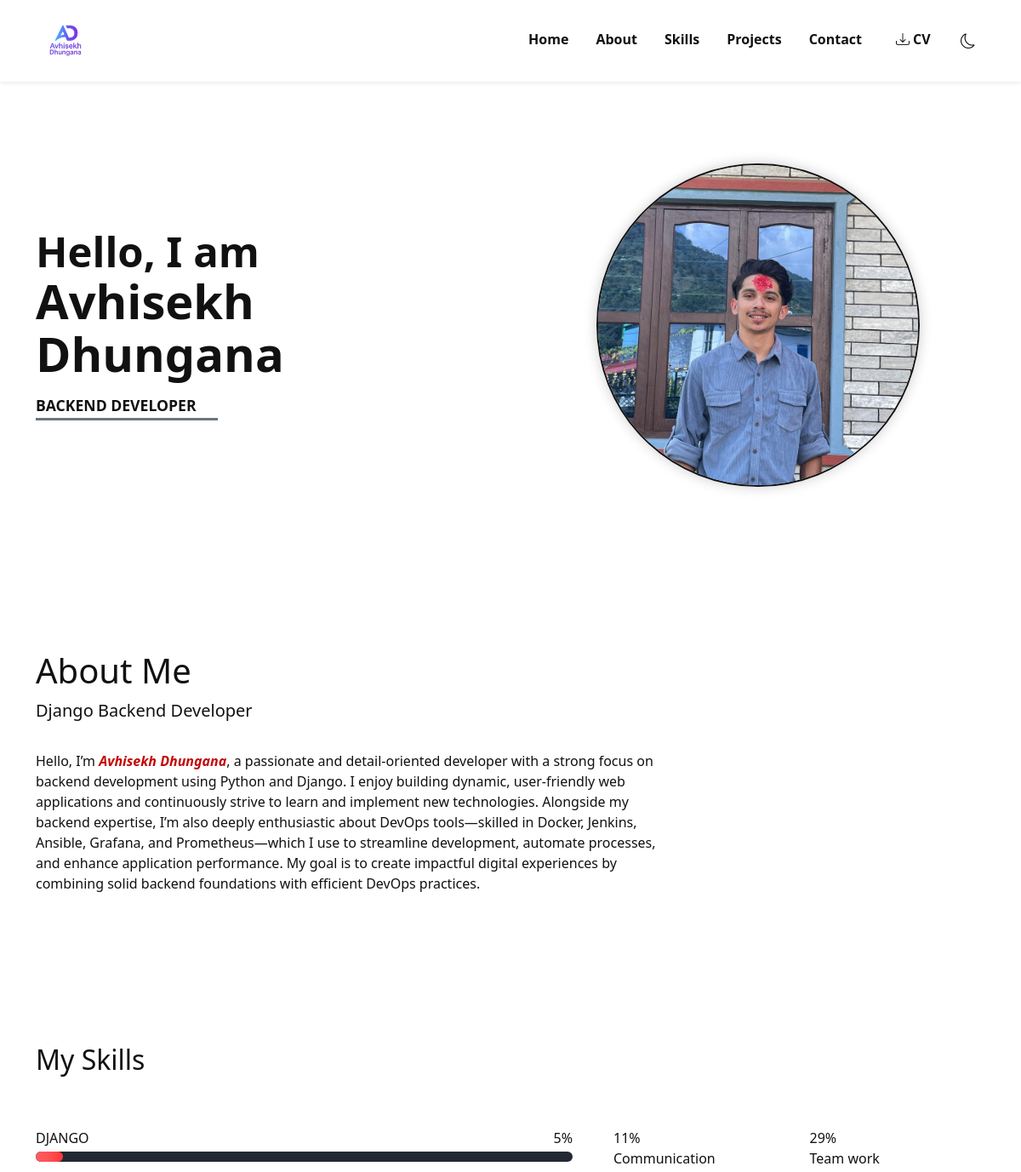
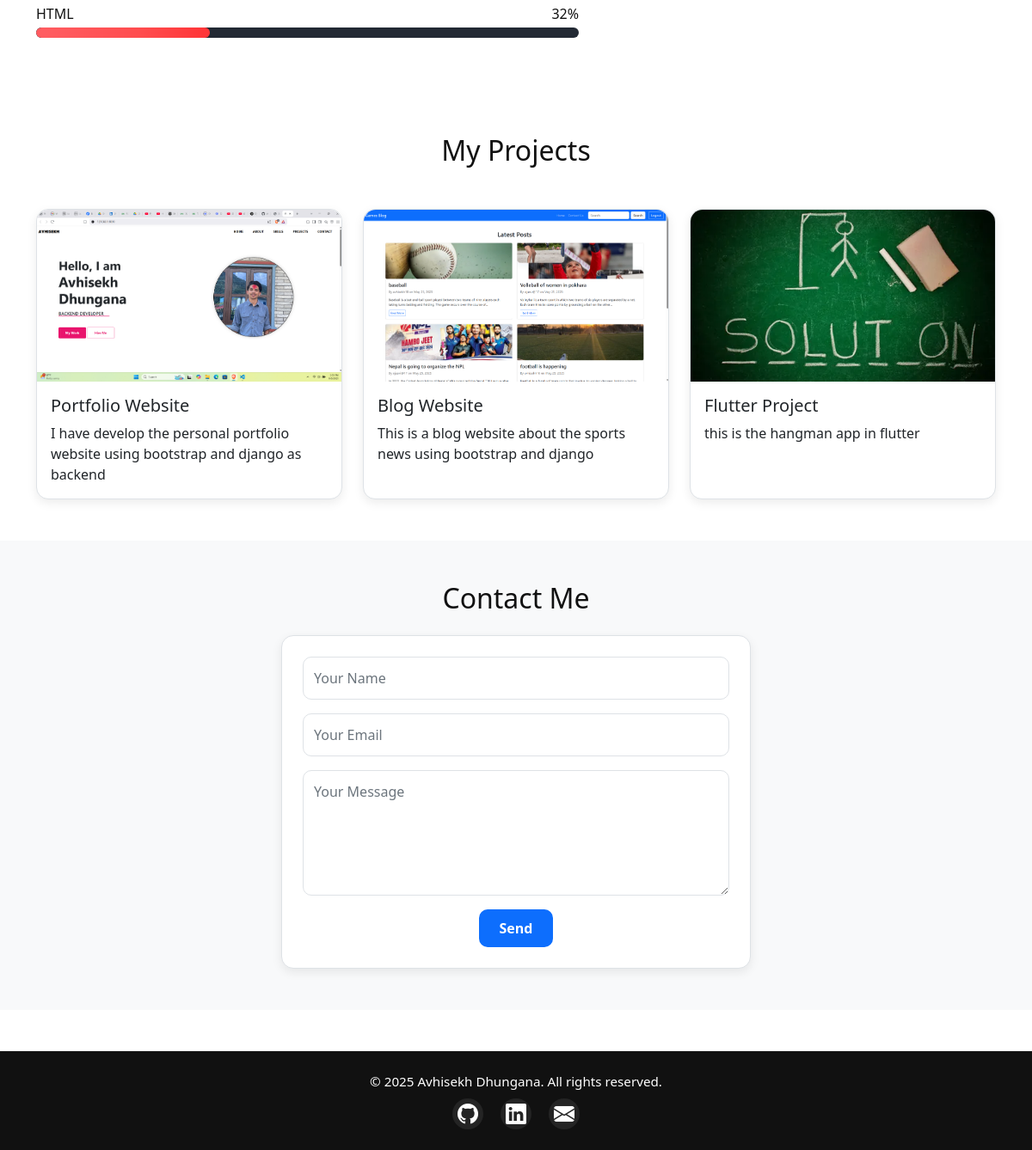
The page / on the database its author committed (2 pictures, top to bottom).
### resume/models.py (models this page shows, shortened)
class Skill(models.Model):
    TECH = "tech"
    PROF = "prof"
    CATEGORY_CHOICES = [(TECH, "Technical"), (PROF, "Professional")]
    name      = models.CharField(max_length=100)
    level     = models.PositiveIntegerField(help_text="0–100")
    category  = models.CharField(max_length=10, choices=CATEGORY_CHOICES, default=TECH)
    order     = models.PositiveIntegerField(default=0, help_text="Smaller shows first")
    is_active = models.BooleanField(default=True)
    class Meta:
        ordering = ["category", "order", "-level", "name"]

class Project(models.Model):
    title= models.CharField(max_length=50)
    description = models.TextField()
    image = models.ImageField(upload_to='projects/')
    link = models.URLField(blank=True)

### resume/views.py (the view)
# urls.py: path('', views.index,name="index"),
def index(request):
    tech_skills = Skill.objects.filter(category='tech', is_active=True).order_by('order', '-level')
    prof_skills = Skill.objects.filter(category='prof', is_active=True).order_by('order', '-level')
    projects = Project.objects.all()  # or filter(is_active=True)
    return render(request, 'index.html', {
        'tech_skills': tech_skills,
        'prof_skills': prof_skills,
        'projects': projects,
    })

### resume/templates/index.html (shortened to what this page needs)
{% extends "base.html" %}
{% load static %}
{% block content %}
<section id="home" class="main py-5">
  <div class="container py-5">
    <div class="row align-items-center g-5">
      <div class="col-lg-6">
        <h3><small class="text-muted">Hello, I am</small><br>Avhisekh Dhungana</h3>
        <h6 class="pt-3">Backend Developer</h6>
      </div>
      <div class="col-lg-6 text-center">
        <img src="{% static 'images/profile.jpg' %}" alt="Profile" class="img-fluid rounded-circle profile-img">
      </div>
    </div>
  </div>
</section>
<section id="about" class="about py-5">
  <div class="container py-5">
    <div class="row">
      <div class="col-lg-8">
        <h1>About Me</h1>
        <p class="lead">Django Backend Developer</p>
        <p class="py-3">
           Hello, I’m <span class="text">Avhisekh Dhungana</span>, a passionate and detail-oriented developer with a strong focus on backend development using Python and Django. I enjoy building dynamic, user-friendly web applications and continuously strive to learn and implement new technologies. Alongside my backend expertise, I’m also deeply enthusiastic about DevOps tools—skilled in Docker, Jenkins, Ansible, Grafana, and Prometheus—which I use to streamline development, automate processes, and enhance application performance. My goal is to create impactful digital experiences by combining solid backend foundations with efficient DevOps practices.
        </p>
      </div>
    </div>
  </div>
</section>
<section class="skills-section py-5">
  <div class="container">
    <h2 class="section-title"><span>My</span> Skills</h2>
    <div class="row g-5 align-items-start">
      <div class="col-lg-7">
        <h4 class="mb-4 text-white-50">Technical Skills</h4>
        {% for s in tech_skills %}
          <div class="skill-row mb-3">
            <div class="d-flex justify-content-between mb-1">
              <span class="skill-name">{{ s.name }}</span>
              <span class="skill-val">{{ s.level }}%</span>
            </div>
            <div class="skill-track">
              <div class="skill-fill" style="width: {{ s.level }}%; --w: {{ s.level }}%;"></div>
            </div>
          </div>
        {% empty %}
          <p class="text-muted">No technical skills added yet.</p>
        {% endfor %}
      </div>
      <div class="col-lg-5">
        <h4 class="mb-4 text-white-50">Professional Skills</h4>
        <div class="row g-4">
          {% for s in prof_skills %}
            <div class="col-6">
              <div class="radial-card">
                <div class="radial" style="--val: {{ s.level }};">
                  <span class="radial-num">{{ s.level }}%</span>
                </div>
                <div class="radial-label">{{ s.name }}</div>
              </div>
            </div>
          {% empty %}
            <p class="text-muted">No professional skills added yet.</p>
          {% endfor %}
        </div>
      </div>
    </div>
  </div>
</section>
<section id="projects" class="projects-section py-5">
  <div class="container">
    <h2 class="text-center mb-5">My Projects</h2>
    <div class="row g-4">
      {% if projects %}
        {% for project in projects %}
          <div class="col-md-4">
            <div class="card h-100">
              {% if project.image %}
                <img src="{{ project.image.url }}" class="card-img-top" alt="{{ project.title }}">
              {% endif %}
              <div class="card-body">
                <h5 class="card-title">{{ project.title }}</h5>
                <p class="card-text">{{ project.description|truncatewords:25 }}</p>
              </div>
            </div>
          </div>
        {% endfor %}
      {% else %}
        <p class="text-center">No projects added yet.</p>
      {% endif %}
    </div>
  </div>
</section>
<section id="contact" class="contact-section py-5">
  <div class="container">
    <h2 class="text-center mb-4">Contact Me</h2>
    <div class="row justify-content-center">
      <div class="col-md-8 col-lg-6">
        <form method="POST" action="{% url 'contact' %}" class="contact-form p-4">
          {% if form %}
            {{ form.as_p }}
          {% else %}
            <p>
  <input
    type="text"
    name="name"
    class="form-control mb-3"
    placeholder="Your Name"
    required
    style="
      color: var(--text, #111);
      background-color: var(--card-bg, #fff);
      border: 1px solid var(--card-border, #dee2e6);
      caret-color: var(--text, #111);
    "
  >
</p>
<p>
  <input
    type="email"
    name="email"
    class="form-control mb-3"
    placeholder="Your Email"
    required
    style="
      color: var(--text, #111);
      background-color: var(--card-bg, #fff);
      border: 1px solid var(--card-border, #dee2e6);
      caret-color: var(--text, #111);
    "
  >
</p>
<p>
  <textarea
    name="message"
    class="form-control mb-3"
    rows="5"
    placeholder="Your Message"
    required
    style="
      color: var(--text, #111);
      background-color: var(--card-bg, #fff);
      border: 1px solid var(--card-border, #dee2e6);
      caret-color: var(--text, #111);
    "
  ></textarea>
</p>
          {% endif %}
          <div class="text-center">
            <button type="submit" class="btn btn-primary px-4">Send</button>
          </div>
        </form>
      </div>
    </div>
  </div>
</section>
{% endblock %}

### resume/templates/base.html (shortened to what this page needs)
{% load static %}
<!doctype html>
<html lang="en">
<head>
  <link href="https://cdn.jsdelivr.net/npm/bootstrap@5.3.6/dist/css/bootstrap.min.css" rel="stylesheet" />
  <link href="https://cdn.jsdelivr.net/npm/bootstrap-icons@1.11.3/font/bootstrap-icons.css" rel="stylesheet" />
  <link rel="stylesheet" href="{% static 'css/style.css' %}?v=11" />
</head>
<body>
  <nav class="navbar navbar-expand-lg shadow-sm">
    <div class="container">
      <a class="navbar-brand fw-bold d-flex align-items-center" href="{% url 'index' %}#home">
          <img src="{% static 'images/logo5.png' %}" alt="Logo" height="70" class="me-2">
      </a>
      <div id="mainNav" class="collapse navbar-collapse">
       <ul class="navbar-nav ms-auto align-items-lg-center">
          <li class="nav-item"><a class="nav-link" href="{% url 'home' %}#home">Home</a></li>
          <li class="nav-item"><a class="nav-link" href="{% url 'about' %}#about">About</a></li>
          <li class="nav-item"><a class="nav-link" href="{% url 'skills' %}#skills">Skills</a></li>
          <li class="nav-item"><a class="nav-link" href="{% url 'projects' %}#projects">Projects</a></li>
          <li class="nav-item"><a class="nav-link" href="{% url 'contact' %}#contact">Contact</a></li>
            <li class="nav-item ms-lg-2">
              <a class="nav-link" href="{% static 'cv/Avhisekh-CV.pdf' %}" download>
               <i class="bi bi-download me-1"></i>CV
              </a>
            </li>
             <li class="nav-item ms-lg-2">
               <button id="themeToggle" class="btn theme-toggle-btn" type="button" aria-label="Toggle color theme">
               </button>
             </li>
        </ul>
      </div>
    </div>
  </nav>
  {% block content %}{% endblock %}
  <footer class="footer mt-5 py-4">
    <div class="container text-center">
      <p class="mb-1">&copy; 2025 Avhisekh Dhungana. All rights reserved.</p>
      <div class="social-links mt-2">
        <a href="https://github.com/avhisekh18" target="_blank" class="mx-2" aria-label="GitHub">
          <i class="bi bi-github"></i>
        </a>
        <a href="https://www.linkedin.com/in/avhisekh-dhungana-1b6727258/" target="_blank" class="mx-2" aria-label="LinkedIn">
          <i class="bi bi-linkedin"></i>
        </a>
        <a href="mailto:avhisekhdhungana@gmail.com" class="mx-2" aria-label="Email">
          <i class="bi bi-envelope-fill"></i>
        </a>
      </div>
    </div>
  </footer>
</body>
</html>

### resume/static/css/style.css (style rules this page uses)
* { margin: 0; padding: 0; box-sizing: border-box; }
html, body { height: 100%; scroll-behavior: smooth; }
a { text-decoration: none; }
:root { --bg: #ffffff; --text: #111111; --muted: #6c757d; --accent: #e9146d; --nav-bg: #ffffff; --nav-link: #111111; --surface: #f8f9fa; --card-bg: #ffffff; --card-border: #dee2e6; --footer-bg: #111111; --radius: 14px; --shadow-sm: 0 0.25rem 0.75rem rgba(0, 0, 0, .08); --shadow-md: 0 0.75rem 1.5rem rgba(0, 0, 0, .12); }
body { background: var(--bg); color: var(--text); }
section { scroll-margin-top: 80px; }
.navbar { background: var(--nav-bg); box-shadow: var(--shadow-sm); }
.navbar-brand { color: var(--nav-link); }
.navbar .navbar-nav .nav-link { position: relative; color: var(--nav-link); font-weight: 700; padding: .5rem 1rem .7rem; border-radius: 0; transition: color .2s ease; }
.navbar .navbar-nav .nav-link::after { content: ""; position: absolute; left: 0; right: 0; bottom: .22rem; height: 4px; background: var(--accent); border-radius: 4px; transform: scaleX(0); transform-origin: left center; transition: transform .25s ease; }
.theme-toggle-btn { display: inline-flex; align-items: center; justify-content: center; padding: .45rem .65rem; border-radius: .6rem; border: 1px solid transparent; background: transparent; color: var(--nav-link); transition: background-color .2s ease, transform .08s ease; }
.profile-img { width: min(60vw, 380px); height: min(60vw, 380px); object-fit: cover; border-radius: 50%; border: 2px solid var(--text); box-shadow: 0 0 15px rgba(0, 0, 0, .2); }
.main h3 { font-size: clamp(2rem, 4vw + 1rem, 3.5rem); font-weight: 700; line-height: 1.1; margin-bottom: .25rem; }
.main h6 { font-size: 1.1rem; text-transform: uppercase; line-height: 1.2; border-bottom: 3px solid var(--muted); width: clamp(180px, 40%, 320px); font-weight: 600; padding-bottom: .25rem; }
:root { --strong-text: #111; }
.main h3 small.text-muted { color: var(--strong-text) !important; }
.main h6 { color: var(--strong-text); }
.text { font-weight: 600; color: #c30808; font-style: italic; }
section.skills-section .skill-track { height: 12px; background: #222933; border-radius: 20px; overflow: hidden; }
section.skills-section .skill-fill { height: 100%; width: var(--w, 0%); border-radius: 20px; background: linear-gradient(90deg, #ff6166 0%, #ff4d4f 60%, #ff3033 100%); box-shadow: 0 0 12px rgba(255, 77, 79, .35) inset; display: block; transition: width .8s ease; }
.projects-section .card { background: var(--card-bg); border-color: var(--card-border); border-radius: var(--radius); box-shadow: var(--shadow-sm); transition: transform .15s ease, box-shadow .15s ease; }
.projects-section .card-img-top { height: 200px; object-fit: cover; border-top-left-radius: var(--radius); border-top-right-radius: var(--radius); }
.contact-section { background: var(--surface); }
.contact-form { background: var(--card-bg); border: 1px solid var(--card-border); border-radius: var(--radius); box-shadow: var(--shadow-sm); }
.contact-form input, .contact-form textarea { border-radius: 10px; padding: 12px; border: 1px solid var(--card-border); width: 100%; background: inherit; color: var(--text); }
::placeholder { color: var(--muted); opacity: 1; }
.contact-form button { background-color: #0d6efd; border: none; padding: 10px 20px; color: #fff; font-weight: 700; border-radius: 10px; }
.form-control::placeholder { color: var(--muted, #6c757d); opacity: 1; }
.footer { background: var(--footer-bg); color: #fff; text-align: center; font-size: .95rem; }
.footer p { margin-bottom: .5rem; }
.footer .social-links a { display: inline-flex; align-items: center; justify-content: center; width: 2.25rem; height: 2.25rem; border-radius: 50%; background: rgba(255, 255, 255, .08); margin: 0 .25rem; color: #fff; transition: background-color .2s ease, color .2s ease, transform .08s ease; }
.footer .bi { font-size: 1.5rem; }

### rows shown on the page
Skill: name "DJANGO", level "5"
Skill: name "HTML", level "32"
Skill: level "11", name "Communication"
Skill: level "29", name "Team work"
Project: image (picture), title "Portfolio Website", description "I have develop the personal portfolio website using bootstrap and django as backend"
Project: image (picture), title "Blog Website", description "This is a blog website about the sports news using bootstrap and django"
Project: image (picture), title "Flutter Project", description "this is the hangman app in flutter"
